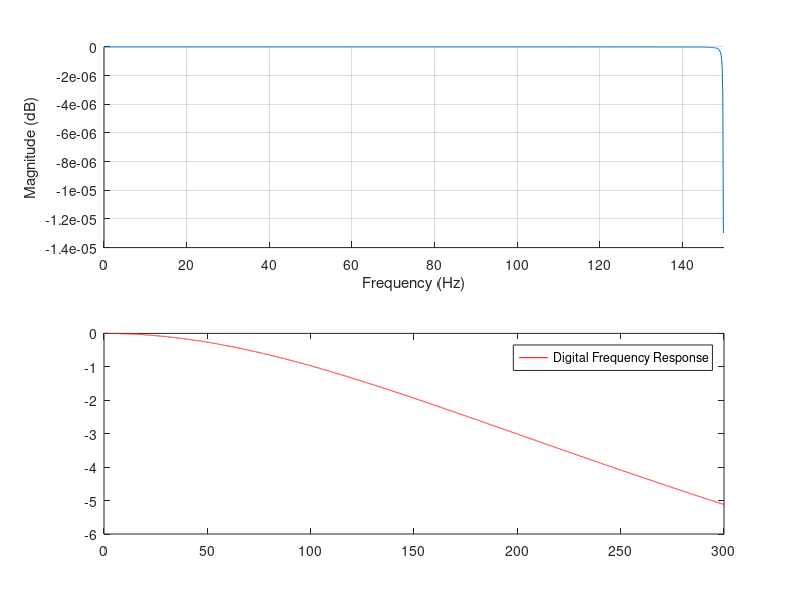
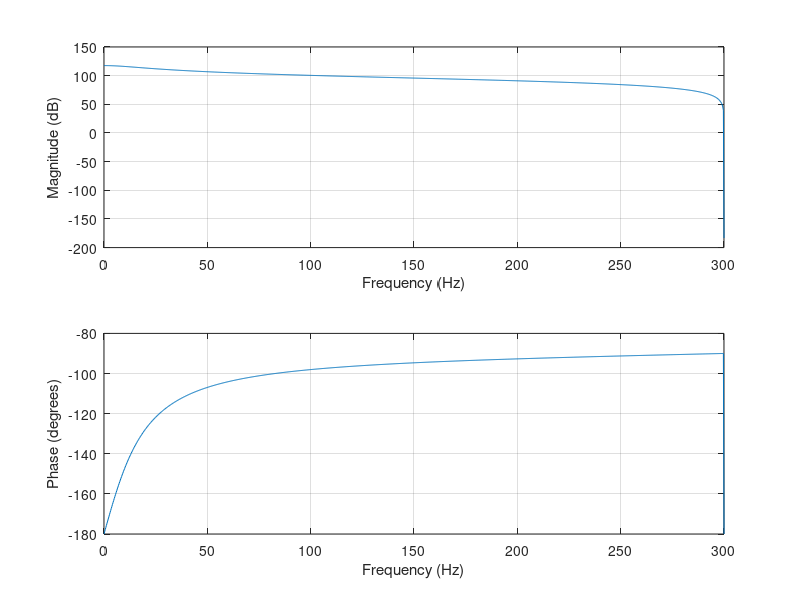
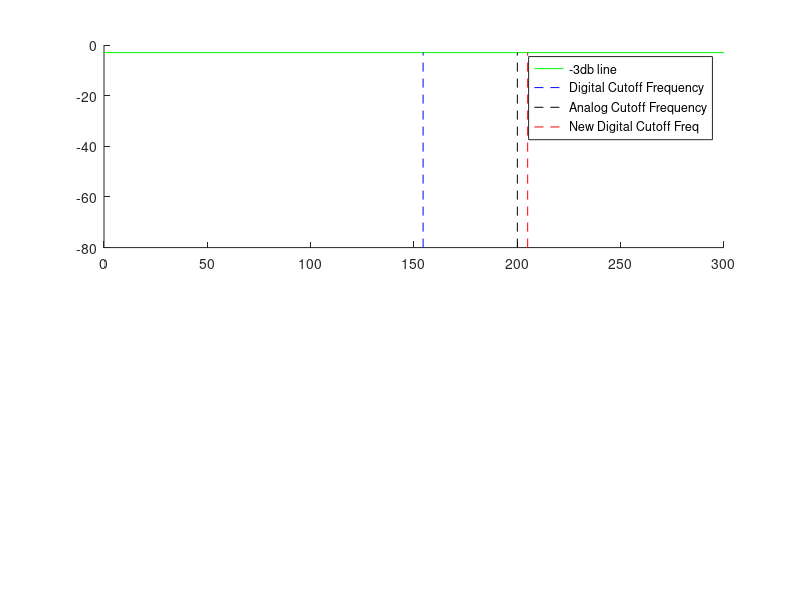

These charts were generated, in order, by the following MATLAB code: (Note: this script raises an error after producing the figures.)
fga = 200; % fga = R/2*pi*L analog cut off frequency
fgd1 = 205; % digital cut off frequency after pre-wrapping
fs = 600; %Sampling frequency
Ts = 1/fs;
fa = 0: .01: (fs/2);
Tau = 1/(2* pi* fga); %time constant
W = 2*atan(pi*fga*Ts); % digital angular cut−off freq 
fgd = W/2/pi/Ts; % digital cut−off frequency 


z = 1i * 2 * pi * fa;
Gs = 1./(1 + z.*Tau); % Laplace function
Gs_db = 20 * log10(abs(Gs)); %analog frequency response in db

[b, a] = bilinear([1], [Tau 1], fs); % bilinear transform
%%
subplot(2, 1, 1);
hold on;
freqz(b, a, 1024, fs/2); %digital frequency response
plot(fa, Gs_db, 'r'); %analog frequency response
legend('Digital Frequency Response', 'Analog Frequency Response');
hold off;
[b_pre, a_pre] = bilinear([1], [Tau 1], fs, fgd1); % bilinear transform
figure()
freqz(b_pre, a_pre, 1024, fs); %digital frequency response
%%
figure()
subplot(2, 1, 1);
hold on;
plot([0 fs/2],[-3 -3],'g-') % −3 dB line
plot([fgd fgd],[-80 -3],'b--'); % digital cut−off freq.
plot([fga fga],[-80 -3],'k--'); % analog cut−off freq.
plot([fgd1 fgd1],[-80 -3],'r--');
legend('-3db line', 'Digital Cutoff Frequency', 'Analog Cutoff Frequency', 'New Digital Cutoff Freq');
hold off;

%% Task 2
figure()
load('p4_pz_ss2021.mat');
pzmap(p,z);

x = -1:0.02:1;
y = -1:0.02:1;
 [X,Y] = meshgrid(x,y); %x/y?plane
 s = X + 1i*Y;
Z =((s-z(1)).*(s-z(2)))./((s-p(1)).*(s-p(2)));

 k = surf(X,Y,abs(Z),'FaceAlpha',0.2); %making the surface transparent
 k.EdgeColor = [0 1 1]; %'blue